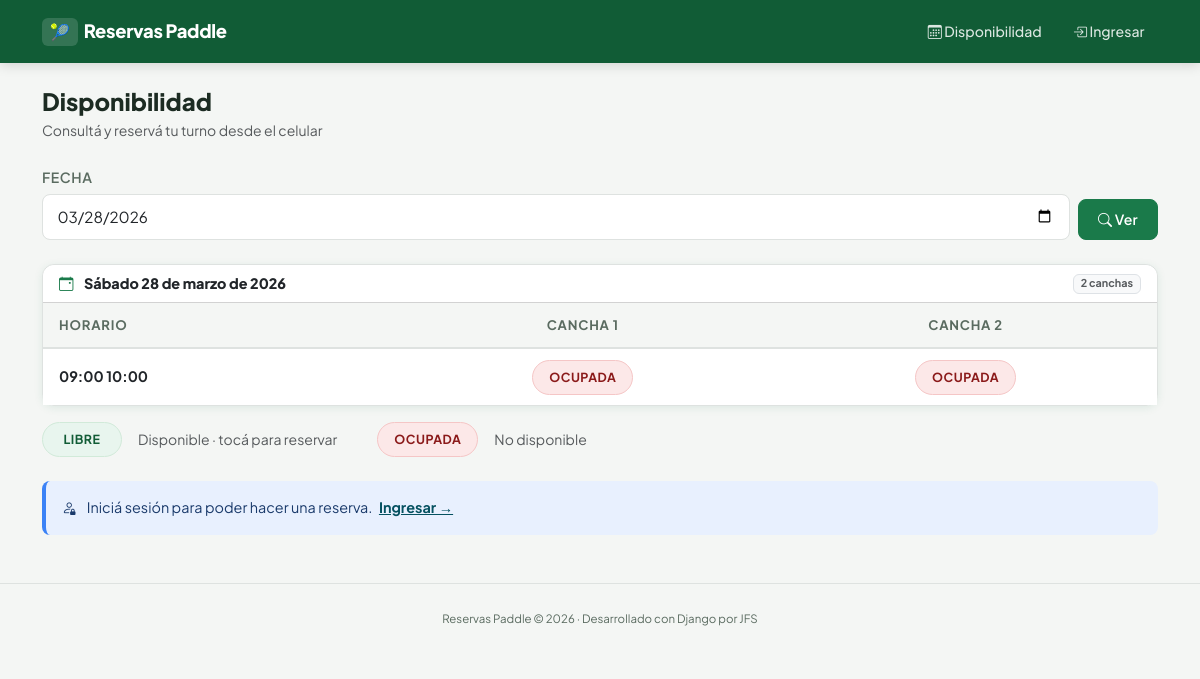
The page / on the database its author committed.
### canchas/models.py (models this page shows, shortened)
class Cancha(models.Model):
    nombre = models.CharField(
        max_length=100,
        verbose_name='Nombre',
        help_text='Ej: Cancha 1, Cancha Central, Cancha Techada'
    )
    descripcion = models.TextField(
        blank=True,
        verbose_name='Descripción',
        help_text='Información adicional (superficie, iluminación, etc.)'
    )
    activa = models.BooleanField(
        default=True,
        verbose_name='Activa',
        help_text='Desmarcá si la cancha está fuera de servicio'
    )
    creada_en = models.DateTimeField(auto_now_add=True)
    class Meta:
        verbose_name = 'Cancha'
        verbose_name_plural = 'Canchas'
        ordering = ['nombre']

class HorarioDisponible(models.Model):
    DIAS_CHOICES = [
        ('lunes',     'Lunes'),
        ('martes',    'Martes'),
        ('miércoles', 'Miércoles'),
        ('jueves',    'Jueves'),
        ('viernes',   'Viernes'),
        ('sábado',    'Sábado'),
        ('domingo',   'Domingo'),
    ]
    hora_inicio = models.TimeField(
        verbose_name='Hora de inicio',
        help_text='Ej: 08:00'
    )
    hora_fin = models.TimeField(
        verbose_name='Hora de fin',
        help_text='Ej: 09:00'
    )
    dias_semana = models.CharField(
        max_length=100,
        verbose_name='Días disponibles',
        help_text='Separados por coma. Ej: lunes,martes,miércoles'
    )
    activo = models.BooleanField(
        default=True,
        verbose_name='Activo'
    )
    class Meta:
        verbose_name = 'Horario disponible'
        verbose_name_plural = 'Horarios disponibles'
        ordering = ['hora_inicio']

### reservas/views.py (the view)
# urls.py: path('', views.inicio, name='inicio'),
def inicio(request):
    fecha_str = request.GET.get('fecha')
    try:
        from datetime import date
        fecha = date.fromisoformat(fecha_str) if fecha_str else timezone.localdate()
    except ValueError:
        fecha = timezone.localdate()
    canchas  = Cancha.objects.filter(activa=True)
    horarios = HorarioDisponible.objects.filter(activo=True)
    reservas_del_dia = Reserva.objects.filter(
        fecha=fecha,
    ).exclude(estado=Reserva.ESTADO_CANCELADA)
    disponibilidad = {}
    for horario in horarios:
        disponibilidad[horario] = {}
        for cancha in canchas:
            ocupada = reservas_del_dia.filter(
                horario=horario,
                cancha=cancha
            ).exists()
            disponibilidad[horario][cancha] = not ocupada
    context = {
        'fecha'         : fecha,
        'canchas'       : canchas,
        'horarios'      : horarios,
        'disponibilidad': disponibilidad,
        'hoy'           : timezone.localdate(),
    }
    return render(request, 'reservas/inicio.html', context)

### reservas/templates/reservas/inicio.html (shortened to what this page needs)
{% extends 'base.html' %}
{% load static %}
{% block contenido %}
<div class="d-flex justify-content-between align-items-center mb-4">
    <div>
        <h4 class="mb-0 fw-800">Disponibilidad</h4>
        <p class="text-muted small mb-0 mt-1">
            Consultá y reservá tu turno desde el celular
        </p>
    </div>
</div>
<div class="selector fecha mb-4">
    <form method="get" class="row g-2 align-items-end">
        <div class="col">
            <label class="form-label">Fecha</label>
                <input
                    type="date"
                    name="fecha"
                    class="form-control"
                    value="{{ fecha|date:'Y-m-d' }}"
                    min="{{ hoy|date:'Y-m-d' }}"
                >
        </div>
        <div class="col-auto">
            <button type="submit" class="btn btn-success">
                <i class="bi bi-search"></i> Ver
            </button>
        </div>
    </form>
</div>
{% if canchas and horarios %}
<div class="card">
    <div class="card-header bg-white d-flex justify-content-between align-items-center">
        <span>
            <i class="bi bi-calendar-event text-verde me-2"></i>
            <strong>{{ fecha|date:"l j \d\e F \d\e Y"|capfirst }}</strong>
        </span>
        <span class="badge bg-light text-muted border">
            {{ canchas|length }} cancha{{ canchas|length|pluralize }}
        </span>
    </div>
    <div class="table-responsive">
        <table class="table tabla-disponibilidad mb-0">
            <thead>
                <tr>
                    <th class="text-start">Horario</th>
                    {% for cancha in canchas %}
                    <th class="text-center">{{ cancha.nombre }}</th>
                    {% endfor %}
                </tr>
            </thead>
            <tbody>
                {% for horario, canchas_estado in disponibilidad.items %}
                <tr>
                    <td class="td-horario">
                        {{ horario.hora_inicio|time:"H:i" }}
                        {{ horario.hora_fin|time:"H:i" }}
                    </td>
                    {% for cancha, libre in canchas_estado.items %}
                    <td class="text-center">
                        {% if libre %}
                            {% if user.is_authenticated %}
                            <a href="{% url 'reservas:crear_reserva' %}?fecha={{ fecha|date:'Y-m-d' }}&cancha={{ cancha.id }}&horario={{ horario.id }}"
                               class="badge-slot badge-libre">
                                    Libre
                            </a>
                            {% else %}
                                <span class="badge-slot badge-libre">Libre</span>
                            {% endif %}
                        {% else %}
                            <span class="badge-slot badge-ocupada">Ocupada</span>
                        {% endif %}
                    </td>
                    {% endfor %}
                </tr>
                {% endfor %}
            </tbody>
        </table>
    </div>
</div>
<div class="mt-3 d-flex flex-wrap gap-3 align-items-center">
    <span class="badge-slot badge-libre">Libre</span>
    <span class="text-muted small">Disponible · tocá para reservar</span>
    <span class="badge-slot badge-ocupada ms-2 ms-sm-4">Ocupada</span>
    <span class="text-muted small">No disponible</span>
</div>
{% if not user.is_authenticated %}
<div class="alert alert-info mt-4">
    <i class="bi bi-person-lock me-2"></i>
    Iniciá sesión para poder hacer una reserva.
    <a href="{% url 'reservas:crear_reserva' %}" class="alert-link ms-1">Ingresar →</a>
</div>
{% endif %}
{% endif %}
{% endblock %}

### reservas_club/static/reservas_club/css/estilos.css (style rules this page uses)
:root { --verde: #1a7a4a; --verde-oscuro: #115c36; --verde-claro: #e8f5ee; --verde-suave: #d1ead9; --gris-fondo: #f4f6f4; --gris-borde: #dee2e0; --texto: #1c2b22; --texto-suave: #5a6b60; --blanco: #ffffff; --sombra: 0 2px 8px rgba(26, 122, 74, 0.10); --sombra-hover: 0 4px 16px rgba(26, 122, 74, 0.18); --radio: 12px; --radio-sm: 8px; --transicion: all 0.2s ease; }
body { font-family: 'Plus Jakarta Sans', sans-serif; background-color: var(--gris-fondo); color: var(--texto); -webkit-font-smoothing: antialiased; }
.card { border: 1px solid var(--gris-borde) !important; border-radius: var(--radio) !important; box-shadow: var(--sombra); transition: var(--transicion); }
.card-header { border-radius: var(--radio) var(--radio) 0 0 !important; font-weight: 600; font-size: 0.9rem; }
.btn { font-weight: 600; font-size: 0.88rem; border-radius: var(--radio-sm); padding: 0.55rem 1.2rem; transition: var(--transicion); letter-spacing: 0.01em; }
.btn-success { background: var(--verde) !important; border-color: var(--verde) !important; }
.form-control, .form-select { border-radius: var(--radio-sm); border-color: var(--gris-borde); padding: 0.65rem 0.9rem; font-size: 0.95rem; transition: var(--transicion); }
.form-label { font-weight: 600; font-size: 0.88rem; color: var(--texto-suave); margin-bottom: 0.4rem; text-transform: uppercase; letter-spacing: 0.04em; }
.tabla-disponibilidad { border-collapse: separate; border-spacing: 0; }
.tabla-disponibilidad th { font-size: 0.82rem; font-weight: 700; text-transform: uppercase; letter-spacing: 0.06em; color: var(--texto-suave); background: var(--gris-fondo); padding: 0.75rem 1rem; border-bottom: 2px solid var(--gris-borde); }
.tabla-disponibilidad td { padding: 0.65rem 1rem; vertical-align: middle; border-bottom: 1px solid var(--gris-borde); }
.tabla-disponibilidad tr:last-child td { border-bottom: none; }
.td-horario { font-weight: 700; font-size: 0.9rem; color: var(--texto); white-space: nowrap; min-width: 120px; }
.badge-slot { display: inline-block; padding: 0.45rem 1rem; border-radius: 20px; font-size: 0.78rem; font-weight: 700; letter-spacing: 0.04em; text-transform: uppercase; transition: var(--transicion); text-decoration: none; min-width: 80px; text-align: center; }
.badge-libre { background: var(--verde-claro); color: var(--verde-oscuro); border: 1.5px solid var(--verde-suave); }
.badge-ocupada { background: #fce8e8; color: #8b1a1a; border: 1.5px solid #f5c6c6; cursor: default; }
.alert { border-radius: var(--radio-sm); font-size: 0.9rem; border: none; border-left: 4px solid; }
.alert-info { background: #e8f0fe; color: #1a3a6b; border-left-color: #3b82f6; }
.text-verde { color: var(--verde) !important; }
.fw-800 { font-weight: 800 !important; }

### rows shown on the page
Cancha: nombre "CANCHA 1"
Cancha: nombre "CANCHA 2"
HorarioDisponible: hora_inicio "09:00", hora_fin "10:00"

### other values the page prints
{{ fecha|date:"l j \d\e F \d\e Y"|capfirst }} "Sábado 28 de marzo de 2026"
{{ canchas|length }} "2"
